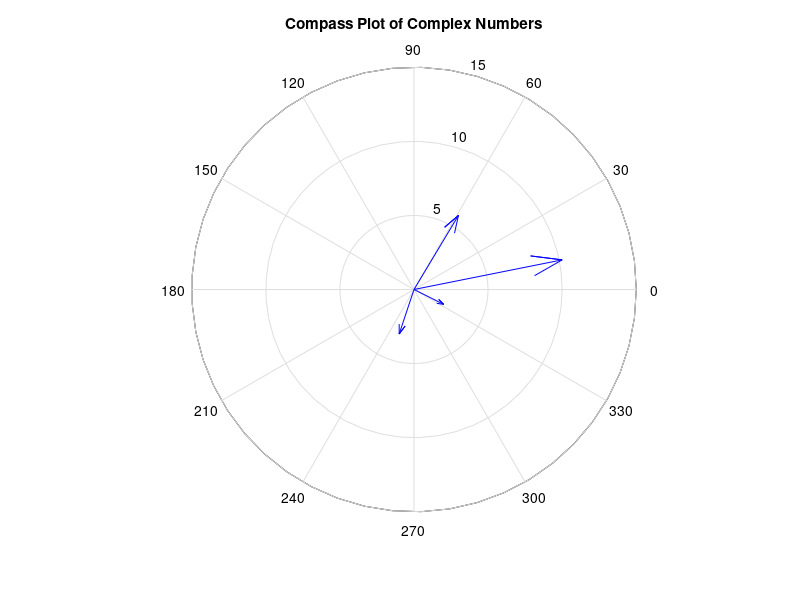

Source code (MATLAB):
% Clear workspace
clear; clc;

% Define complex numbers
z1 = 3 + j*5;    % Magnitude 5, angle ~53°
z2 = 10 + j*2;   % Magnitude sqrt(8), angle ~135°
z3 = -1 - 3j;   % Magnitude sqrt(10), angle ~ -108°
z4 = 2 - 1j;    % Magnitude sqrt(5), angle ~ -26°

% Combine into a vector
Z = [z1, z2, z3, z4];

% Plot using compass
figure;
compass(Z);

% Add title
title('Compass Plot of Complex Numbers');

O = ones(3,5)
